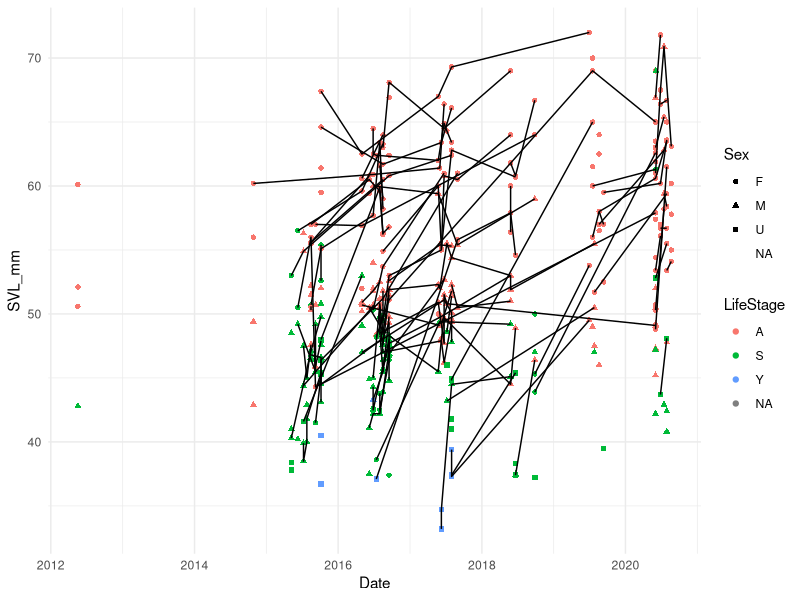
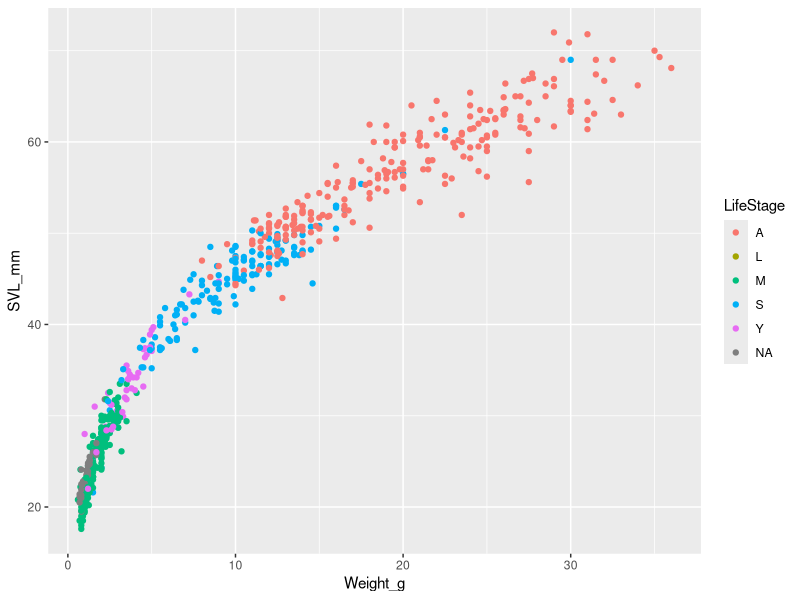

The R source for these figures, in order:
##--------------------------------------
# Childs Meadow Data check and cleanup script
# February 17, 2021
##--------------------------------------

library(tidyverse)

# Get data----------------------------------------------
childs <- read.csv("Original Data/Childs_FewVariables.csv")

head(childs)
str(childs)

childs <- childs %>%
  mutate(Date = as.Date(Date, "%Y-%m-%d")) %>%
  mutate(Year = format(Date, "%Y"))

#testcode
oneDate <- "2020-01-05"
twoDate <- "01-05-2020"
threeDate <- "Jan 5, 2020"

as.Date(oneDate)
as.Date(twoDate,format = "%m-%d-%Y")
as.Date(threeDate, format = "%b %d, %Y")

?strptime

# EXPLORATIONS ------------------------------------------------------

#LifeStage by Year Table:
table(childs$Year, childs$LifeStage)

with(childs,table(Year,LifeStage))
childs %>% with(.,table(Year,LifeStage))
#Or:
childs %>% group_by(Year,LifeStage) %>% 
  count() %>%
  spread(LifeStage,n)

#Count of unique pits in each year:
childs %>% group_by(Year) %>%
  summarize(pitCount = n_distinct(PitTagNo_Final))

#Number of unique pits caputured in each survey:

#Is there a size difference between adult male and adult female frogs?
childs %>% 
  group_by(Sex) %>% 
  summarize(meanWeight = mean(Weight_g, na.rm=TRUE))


## Graphing -------------------------------
### First run through power point slides about GGPLOT

#Graph showing size (y) and date (x) of pits captured:
childs %>%
  filter(!is.na(PitTagNo_Final)) %>%
  ggplot(mapping = aes(x=Date, y= SVL_mm)) +
  geom_point(aes(col=LifeStage,shape=Sex)) +
  geom_line(aes(group=PitTagNo_Final)) +
  theme_minimal()

#Size (weight_g(x) and svl_mm (y)) by LifeStage
childs %>%
  ggplot(aes(x=Weight_g,y=SVL_mm,col=LifeStage)) + geom_point()


# Definitely a few life stage labels need to be cleaned up

#LifeStage and Sex by time of year (julian day):

#NA in both Sex and LifeStage with a bunch of "U" and "M" frogs

#Do frogs change sex?
childs %>%
  filter(Sex %in% c("M","F","U")) %>%
  filter(!is.na(PitTagNo_Final)) %>%
  group_by(PitTagNo_Final) %>%
  summarize(tallySex = n_distinct(Sex)) %>%
  arrange(desc(tallySex)) %>%
  View()
#19 frogs have two sexes listed. We should look individually and pick the most common
#  or the most recent sex. Most will be U->M or U->F conversions. fix the U.

#Here's a doozy: Map the 8 most captured frogs in the dataset.
#Tips:
#  Each graph facet is a frog
#  Color each point by year (factor)
#  UTMEasting is x, UTMNorthing is Y


# Data Corrections ------------------------------------------------

## Sex Changes------------------------------------------
#Fix NAs of Sex in a day of Metamorphs:
##Check First:
childs %>% filter(is.na(LifeStage)) %>%
  select(SVL_mm,Weight_g,LifeStage,Sex) %>%
  View
##All but 2 are definite, small frog metamorphs... Change just those:
##Then change:
childs$Sex[is.na(childs$Sex) &
             childs$Weight_g < 2.0] <- "U"


## Life Stage Changes------------------------------------------
#Fix NAs in Life Stage in small frogs:
##Check First: (yes all small frogs...)
childs %>% filter(is.na(LifeStage)) %>%
  select(SVL_mm,Weight_g,LifeStage,Sex) %>%
  View
childs$SVL_mm[is.na(childs$LifeStage)]
##Then change:
childs$LifeStage[is.na(childs$LifeStage) &
                   childs$Weight_g < 2.0] <- "M"


#General life stage rules:
##Males are A after 45mm SVL
##Females are A after 50mm SVL
##No sex to determine for Y and M, all should be "U"
##Metamorphs show up after JDay 175 or later
##Yopys are a narrow band of SVL_mm's that depend on JDay:
##   Early season YOPs are comparible to late season metamorphs.
##   Late season YOPs will be larger than Metamorphs but sometimes not by much.
##I see many Subadults that should probably be converted to YOPs. Those are tricky
##   case by case designations.







